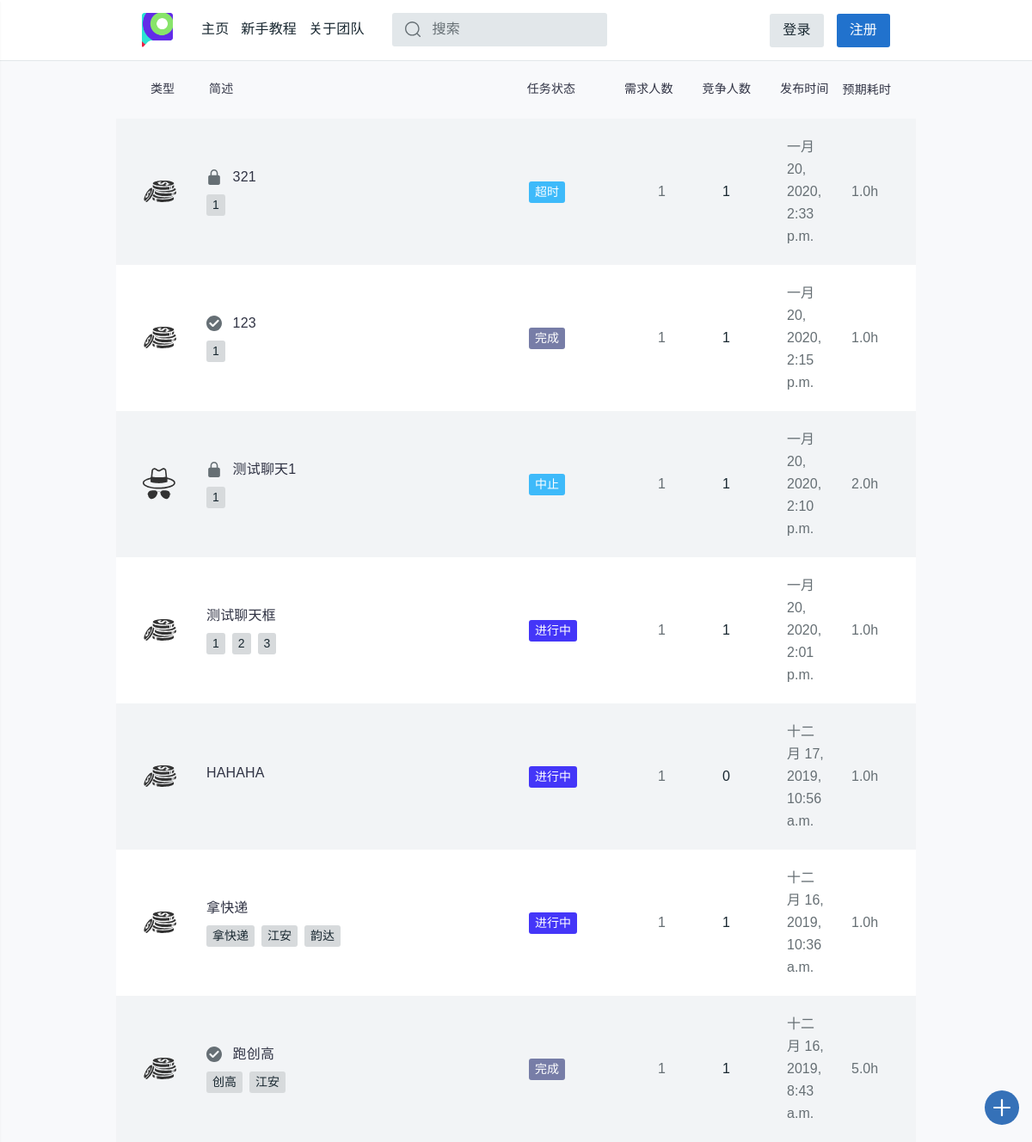
The page / on the database its author committed.
### task_platform/models.py (models this page shows, shortened)
class Task(models.Model):
    state = (('未开始', 'waitting'), ('进行中', 'processing'), ('中止', 'abort'),
             ('撤销', 'revoke'), ('超时', 'timeout'), ('完成', 'completed'))
    publisher = models.CharField(max_length=128)
    pub_time = models.DateTimeField(auto_now_add=True)
    begin_time = models.DateTimeField(null=True, blank=True)
    end_time = models.DateTimeField(null=True, blank=True)
    people_needed = models.IntegerField(default=1)
    people_now = models.IntegerField(default=0)
    expected_time_consuming = models.DecimalField(
        max_digits=12, decimal_places=1, default=0.0)
    task_description = models.CharField(max_length=50, default="None")
    task_detail = RichTextUploadingField(default='None')
    task_state = models.CharField(max_length=32, choices=state, default='未开始')
    task_class = models.CharField(max_length=48, default='赏金模式')
    class Meta:
        ordering = ['pub_time']
        verbose_name = '任务'
        verbose_name_plural = '任务'

class Task_tags(models.Model):
    sig_tag = models.CharField(max_length=20, default="None")
    task_id = models.IntegerField(default="0")
    def __str__(self):
        return self.sig_tag
    class Meta:
        verbose_name = "任务标签"
        verbose_name_plural = "任务标签"

### task_platform/views.py (the view, shortened to what this page needs)
# urls.py: path('', views.index, name='index'),
def index(request):
    username = request.session.get('user_name', None)
    tag_list = []
    finder = {
        '未开始': '9', '进行中': '2',
        '中止': '3', '撤销': '3',
        '超时': '3', '完成': '4'
    }
    latest_task_list = Task.objects.order_by('-pub_time')
    for task in latest_task_list:
        color = 'tt-color0{} tt-badge'.format(finder[task.task_state])
        tag_list.append((task, color,
             Task_tags.objects.filter(task_id=task.id).order_by('sig_tag')))
    return render(request, 'task_platform/index.html', locals())

### task_platform/templates/task_platform/index.html (shortened to what this page needs)
{% extends 'task_platform/base.html' %}
{% load staticfiles %}
{% block content %}
<main id="tt-pageContent" class="tt-offset-small">
  <div class="container">
    <div class="tt-topic-list">
      <div class="tt-list-header" style="background-color:#f8f9fb">
        <div class="tt-col-value" style="width: 17%;">
          <center>类型</center>
        </div>
        <div class="tt-col-category" style="width: 90%">简述</div>
        <div class="tt-col-category" style="width: 30%;padding-left:5.5%">任务状态</div>
        <div class="tt-col-value hide-mobile" style="width: 20%;padding-left:2%">需求人数</div>
        <div class="tt-col-value hide-mobile" style="width: 20%;padding-left:2%">竞争人数</div>
        <div class="tt-col-value hide-mobile" style="width: 20%;padding-left:2%">发布时间</div>
        <div class="tt-col-value" style="width: 20%;padding:0%">预期耗时</div>
      </div>
      {% if tag_list %}
      {% for task, color, tags in tag_list %}
      <div class="tt-item" style="">
        <div class="tt-col-avatar">
          {% if task.task_class == "赏金模式" %}
          <svg class="tt-icon">
            <use xlink:href="#bounty"></use>
          </svg>
          {% else %}
          <svg class="tt-icon">
            <use xlink:href="#hunter"></use>
          </svg>
          {% endif %}
        </div>
        <div class="tt-col-description">
          <h6 class="tt-title"><a href="{% url 'detail' task.id %}" name="taskdesc">
              {% if task.task_state == "完成" %}
              <svg class="tt-icon">
                <use xlink:href="#icon-verified"></use>
              </svg>
              {% elif task.task_state == "中止" or task.task_state == "撤销" or task.task_state == "超时" %}
              <svg class="tt-icon">
                <use xlink:href="#icon-locked"></use>
              </svg>
              {% endif %}
              {{ task.task_description | safe }}
                        </a></h6>
          <div class="row align-items-center no-gutters">
            <div class="col-11">
              <ul class="tt-list-badge">
                {% for tag in tags %}
                <li><a><span class="tt-badge">{{ tag }}</span></a></li>
                {% endfor%}
              </ul>
            </div>
            </div>
          </div>
          <div class="tt-col-category"><span class="{{ color }}">{{ task.task_state }}</span></div>
          <div class="tt-col-value hide-mobile">{{ task.people_needed }}</div>
            <div class="tt-col-value tt-color-select hide-mobile">{{ task.people_now }}</div>
              <div class="tt-col-value hide-mobile">{{ task.pub_time }}</div>
                <div class="tt-col-value hide-mobile"> {{ task.expected_time_consuming }}h </div>
                </div>
                {% endfor %}
                {% endif %}
              </div>
            </div>
</main>
{% endblock %}

### rows shown on the page
Task: task_class "赏金模式" (drawn), task_description "321", task_state "超时", people_needed "1", people_now "1", pub_time "一月 20, 2020, 2:33 p.m.", expected_time_consuming "1.0"
Task_tags: sig_tag "1"
Task: task_class "赏金模式" (drawn), task_description "123", task_state "完成", people_needed "1", people_now "1", pub_time "一月 20, 2020, 2:15 p.m.", expected_time_consuming "1.0"
Task_tags: sig_tag "1"
Task: task_class "猎人模式" (drawn), task_description "测试聊天1", task_state "中止", people_needed "1", people_now "1", pub_time "一月 20, 2020, 2:10 p.m.", expected_time_consuming "2.0"
Task_tags: sig_tag "1"
Task: task_class "赏金模式" (drawn), task_description "测试聊天框", task_state "进行中", people_needed "1", people_now "1", pub_time "一月 20, 2020, 2:01 p.m.", expected_time_consuming "1.0"
Task_tags: sig_tag "1"
Task_tags: sig_tag "2"
Task_tags: sig_tag "3"
Task: task_class "赏金模式" (drawn), task_description "HAHAHA", task_state "进行中", people_needed "1", people_now "0", pub_time "十二月 17, 2019, 10:56 a.m.", expected_time_consuming "1.0"
Task: task_class "赏金模式" (drawn), task_description "拿快递", task_state "进行中", people_needed "1", people_now "1", pub_time "十二月 16, 2019, 10:36 a.m.", expected_time_consuming "1.0"
Task_tags: sig_tag "拿快递"
Task_tags: sig_tag "江安"
Task_tags: sig_tag "韵达"
Task: task_class "赏金模式" (drawn), task_description "跑创高", task_state "完成", people_needed "1", people_now "1", pub_time "十二月 16, 2019, 8:43 a.m.", expected_time_consuming "5.0"
Task_tags: sig_tag "创高"
Task_tags: sig_tag "江安"
